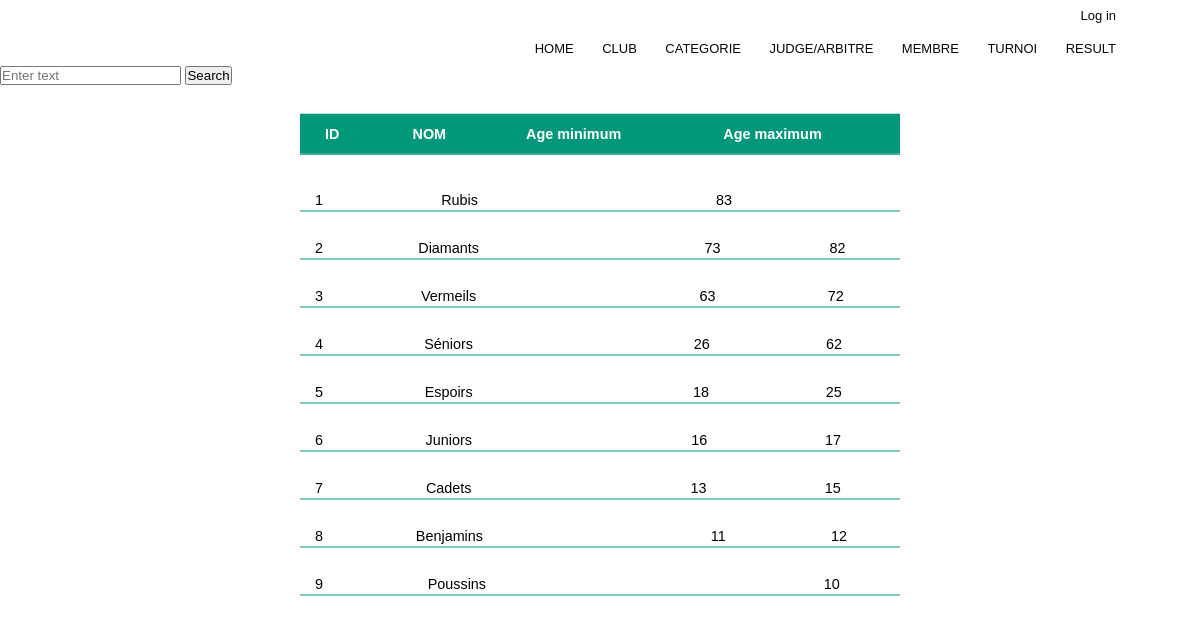
The app's page /php_projekt/View/categories-view.php with its own data.
### tables this page shows
CREATE TABLE `categorie` (
  `id` int NOT NULL,
  `nom` varchar(100) DEFAULT NULL,
  `ageMin` int DEFAULT NULL,
  `ageMax` int DEFAULT NULL
);

### php_projekt/Controller/categorie.php (called while the page is built)
<?php
class categorie {
    private $id;
    private $nom;
    private $ageMin;
    private $ageMax;
    function __construct($id=null, $nom=null, $ageMin=null, $ageMax=null)
    {
        $this->id= $id;
        $this->nom = $nom;
        $this->ageMin = $ageMin;
        $this->ageMax = $ageMax;
    }
    public function setId ($id) {
        $this->id=$id;
    }
    public function getId() {
        return ($this->id);
    }
    public function setNom ($nom) {
        $this->nom=$nom;
    }
    public function getNom() {
        return ($this->nom);
    }
    public function setAgeMin ($ageMin) {
        $this->ageMin=$ageMin;
    }
    public function getAgeMin() {
        return ($this->ageMin);
    }
    public function setAgeMax ($ageMax) {
        $this->ageMax=$ageMax;
    }
    public function getAgeMax() {
        return ($this->ageMax);
    }
}
?>

### php_projekt/Model/AccesDB.php (called while the page is built, shortened)
<?php
class AccesDB {
    public function ListerLesCategories($table) {
        $lesCategoriesDisp = array();
        $result = $this->selectAll($table);
        $rows= $result->num_rows;
           for($i=0; $i<$rows; ++$i) {
                $cat = new $table();
                $lesCategoriesDisp[]= $cat;
            }
        return $lesCategoriesDisp;
    }
    public function selectAll ($table) {
        $conn=DB_mySqli::getInstance();
        $query = "SELECT * FROM $table";
        $result = $conn->query($query);
        return $result;
    }
}
?>

### php_projekt/View/presentation.php (the view, shortened to what this page needs)
<?php
require_once '../Controller/categorie.php';
class Presentation {
    public function catdisp($lescatdisponible) {
        echo <<<__END
            <table class="content-table">
                <tr>
                <thead>
                    <th>ID</th>
                    <th>NOM</th>
                    <th>Age minimum</th>
                    <th>Age maximum</th>
                </tr>
                </thead>
                </table>
         __END;
        foreach($lescatdisponible as $unCat){
                $id = $unCat->getId();
                $maxAge = $unCat->getAgeMax();
                $minAge = $unCat->getAgeMin();
                $nom = $unCat->getNom();
         echo "
                <table class='content-table'>
                <tbody>
                <tr>
                    <td>$id</th>
                    <td>$nom</th>
                    <td class='table-center'>$minAge</th>
                    <td class='table-center'>$maxAge</th>
        ";
        echo "
                </tr>
                </tbody>
                </table>
                ";
            }
    }
    }
?>

### php_projekt/style.css (style rules this page uses)
* { margin: 0; padding: 0; font-family: 'Poppins', sans-serif; }
.content-table { position: relative; top: 3%; left: 50%; transform: translate(-50%, -50%); border-collapse:collapse; margin:25px 0; font-size: 0.9em; min-width:600px; }
.content-table th { padding: 12px 25px; }
.content-table td { padding: 3px 15px; }
.content-table tbody tr { border-bottom: 1px solid #009879; }
.table-center { text-align: center; }

### records on screen
categorie: id "1", nom "Rubis", ageMin "83"
categorie: id "2", nom "Diamants", ageMin "73", ageMax "82"
categorie: id "3", nom "Vermeils", ageMin "63", ageMax "72"
categorie: id "4", nom "Séniors", ageMin "26", ageMax "62"
categorie: id "5", nom "Espoirs", ageMin "18", ageMax "25"
categorie: id "6", nom "Juniors", ageMin "16", ageMax "17"
categorie: id "7", nom "Cadets", ageMin "13", ageMax "15"
categorie: id "8", nom "Benjamins", ageMin "11", ageMax "12"
categorie: id "9", nom "Poussins", ageMax "10"
